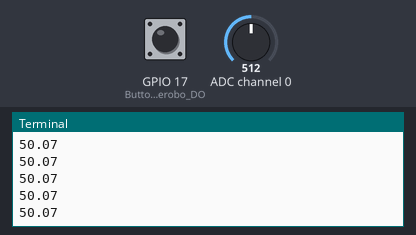
The program below on a simulated Raspberry Pi (BCM pin numbers). On the bench: the last lines printed to the terminal. The inputs (shaded band) are chosen by the test bench; at power-on: GPIO 17 (Button makerobo_DO) HIGH, ADC channel 0 = 512 (analog values on the 0–1023 scale).

Above: at 1.2 s.
1.3 s: GPIO 17 (Button makerobo_DO) pulled LOW for 0.25 s
At 1.31 s:
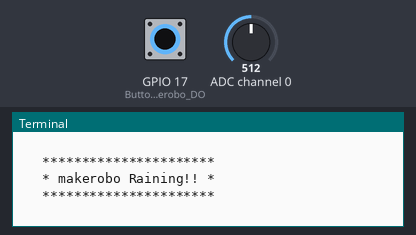
3.0 s: ADC channel 0 set to 716
At 3.16 s:
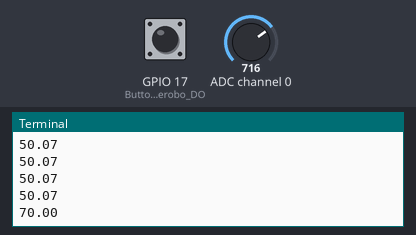
4.5 s: ADC channel 0 set to 900
At 4.56 s:
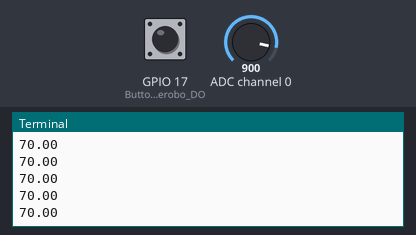
Timing chart, 0 to 7.5 s (numbered marks = the images above; inputs shaded):
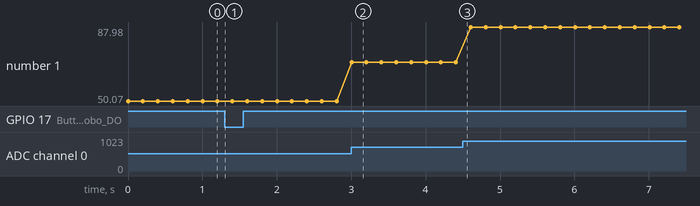

The program:

13._________.py
```python
#!/usr/bin/env python
# coding: utf-8

# <center><img src="./image/CLBLOGO.jpg" alt="创乐博" style="width: 300px;"/></center>
#
# # 13.雨滴探测传感器实验
#
# @－－－－湖南创乐博智能科技有限公司－－－－<br>
# @  文件名：13.雨滴探测传感器实验.py <br>
# @  版本：V2.0 <br>
# @  author: zhulin<br>
# @  说明：雨滴探测传感器实验
# 模数转换模块实验，通过GPIOZero库自带的MCP3008 10位模数转换库直接控制，检测雨滴探测器的模拟量从而判断雨量强度！！！<br>

# ## 1.导入必要的库文件
from gpiozero import Button, MCP3008
from gpiozero.tools import absoluted, scaled
from signal import pause
from time import sleep


# ## 2.定义使用通道和雨滴传感器数字量IO口
makerobo_DO = Button(17)     # 雨滴传感器数字管脚
pot = MCP3008(channel=0)


# ## 3.初始化工作及中断函数定义
def pressed():        # 有雨滴
    print ('')
    print ('   **********************')
    print ('   * makerobo Raining!! *')
    print ('   **********************')
    print ('')

def released():
    print ('')
    print ('   ************************')
    print ('   * makerobo Not raining *')
    print ('   ************************')
    print ('')

makerobo_DO.when_pressed = pressed
makerobo_DO.when_released = released


# ## 4.循环函数
def MAP(x, in_min, in_max, out_min, out_max):
    return (x - in_min) * (out_max - out_min) / (in_max - in_min) + out_min

def makerobo_loop():
    while True:
        pot_vlue =  pot.value
        pot_vlue = MAP(pot_vlue,0,1,0,100)
        print ("{:.2f}".format(pot_vlue))   # 打印出AIN0的模拟量数值
        sleep(0.2)                  # 延时200ms


# ## 5.主程序

# In[ ]:


# 程序入口
if __name__ == '__main__':
    try:
        makerobo_loop()         #  循环函数
    except KeyboardInterrupt:   #  当按下Ctrl+C时，将执行destroy()子程序。
        makerobo_DO.close()     #  释放资源
```

Measured:
- after the input at 1.3 s, the terminal: prints a new line at once (image 1)
- after the input at 3.0 s, the terminal: prints a new line at once (image 2)
- plotted number 1: 50.07 → 70 after the input at 3.0 s, 70 → 87.98 after the input at 4.5 s
